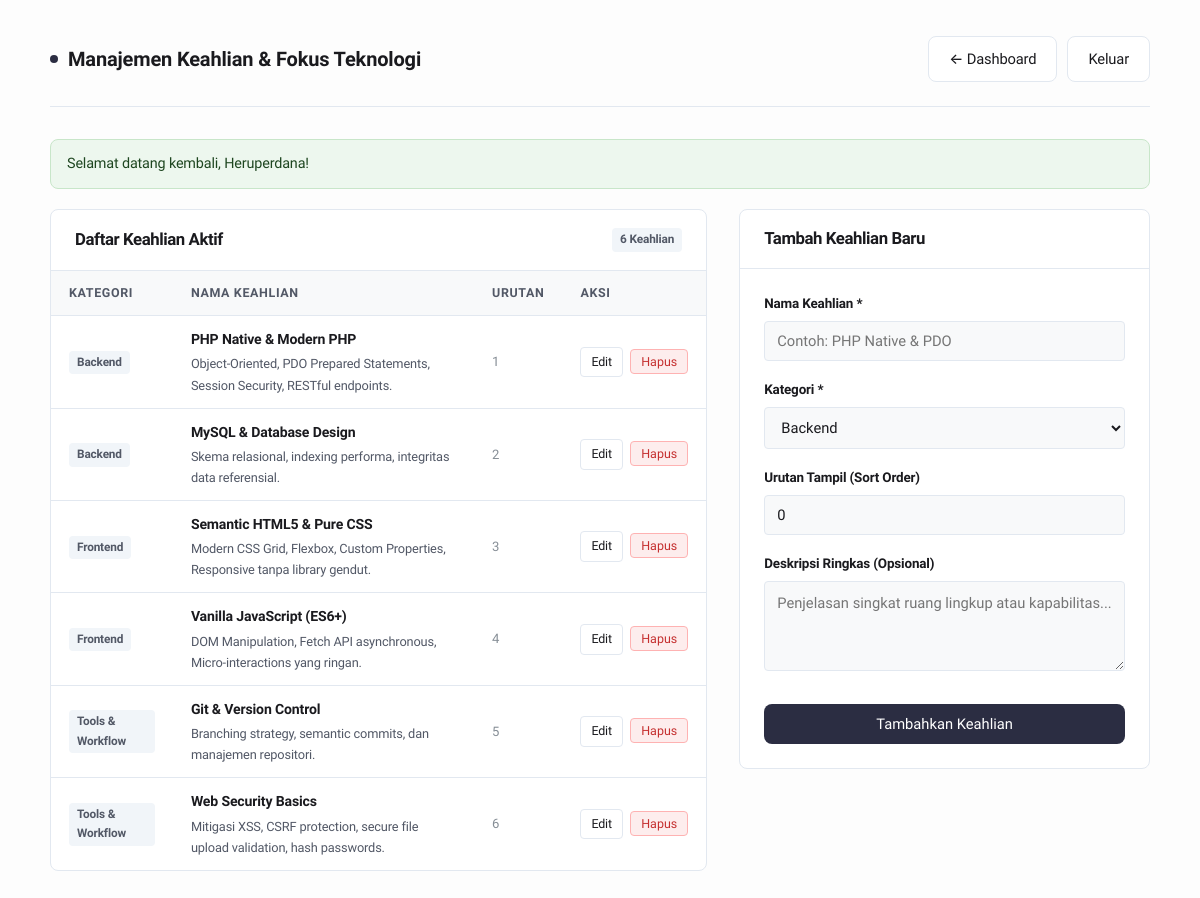
/admin/skills.php (signed in), run on the app's committed database.
### tables this page shows
CREATE TABLE `skills` (
  `id` INT UNSIGNED AUTO_INCREMENT PRIMARY KEY,
  `name` VARCHAR(80) NOT NULL,
  `category` VARCHAR(50) NOT NULL,  
  `description` VARCHAR(255) DEFAULT NULL,
  `sort_order` INT NOT NULL DEFAULT 0,
  INDEX `idx_skills_category` (`category`, `sort_order` ASC)
);

### includes/functions.php (called while the page is built, shortened)
<?php
function e(mixed $value): string
{
    return htmlspecialchars((string) $value, ENT_QUOTES | ENT_SUBSTITUTE, 'UTF-8');
}
function get_flash(): ?array
{
    if (isset($_SESSION['flash'])) {
        $flash = $_SESSION['flash'];
        return $flash;
    }
    return null;
}

### admin/skills.php (the view, shortened to what this page needs)
<?php
require_once __DIR__ . '/../includes/functions.php';
$pdo = getDB();
$editSkill = null;
try {
    $skillsStmt = $pdo->query('
        SELECT * FROM `skills`
        ORDER BY `category` ASC, `sort_order` ASC, `id` ASC
    ');
    $skills = $skillsStmt->fetchAll();
} catch (PDOException $e) {
    error_log('[FETCH SKILLS ADMIN ERROR] ' . $e->getMessage());
    $skills = [];
}
$flash = get_flash();
?>
<!DOCTYPE html>
<html lang="id">
<head>
    <link rel="stylesheet" href="../public/css/style.css">
</head>
<body>
    <div class="container admin-layout">
        <header class="admin-nav">
            <div class="admin-nav-title">
                <span class="brand-dot"></span>
                <span>Manajemen Keahlian &amp; Fokus Teknologi</span>
            </div>
            <div style="display: flex; gap: 10px;">
                <a href="dashboard.php" class="btn btn-secondary">&larr; Dashboard</a>
                <a href="logout.php" class="btn btn-secondary">Keluar</a>
            </div>
        </header>
        <?php if ($flash): ?>
            <div class="alert alert-<?= ($flash['type'] === 'success') ? 'success' : 'error'; ?>">
                <?= e($flash['message']); ?>
            </div>
        <?php endif; ?>
        <div class="skills-grid-admin">
            <div class="card-box">
                <div class="card-header">
                    <h2 class="card-title">Daftar Keahlian Aktif</h2>
                    <span class="badge"><?= count($skills); ?> Keahlian</span>
                </div>
                <div class="table-responsive">
                    <table>
                        <thead>
                            <tr>
                                <th>Kategori</th>
                                <th>Nama Keahlian</th>
                                <th>Urutan</th>
                                <th>Aksi</th>
                            </tr>
                        </thead>
                        <tbody>
                            <?php if (!empty($skills)): ?>
                                <?php foreach ($skills as $s): ?>
                                    <tr>
                                        <td>
                                            <span class="badge"><?= e($s['category']); ?></span>
                                        </td>
                                        <td>
                                            <strong><?= e($s['name']); ?></strong>
                                            <?php if (!empty($s['description'])): ?>
                                                <div style="font-size: 0.8rem; color: var(--text-secondary); margin-top: 2px;">
                                                    <?= e($s['description']); ?>
                                                </div>
                                            <?php endif; ?>
                                        </td>
                                        <td style="color: var(--text-muted); font-size: 0.82rem;">
                                            <?= (int) $s['sort_order']; ?>
                                        </td>
                                        <td style="white-space: nowrap;">
                                            <a href="skills.php?edit=<?= (int)$s['id']; ?>" class="btn btn-secondary btn-sm" style="display: inline-block; margin-right: 4px;">
                                                Edit
                                            </a>
                                            <form action="skills.php" method="POST" onsubmit="return confirm('Hapus keahlian ini?');" style="display: inline;">
                                                <button type="submit" class="btn btn-danger btn-sm">Hapus</button>
                                            </form>
                                        </td>
                                    </tr>
                                <?php endforeach; ?>
                            <?php endif; ?>
                        </tbody>
                    </table>
                </div>
            </div>
            <div class="card-box">
                <div class="card-header">
                    <h2 class="card-title">
                        <?= $editSkill ? 'Ubah Keahlian' : 'Tambah Keahlian Baru'; ?>
                    </h2>
                </div>
                <div class="card-body">
                    <form action="skills.php" method="POST" novalidate>
                        <div class="form-group">
                            <label for="name" class="form-label">Nama Keahlian *</label>
                            <input type="text" id="name" name="name" class="form-control" placeholder="Contoh: PHP Native &amp; PDO" required value="<?= e($editSkill['name'] ?? ''); ?>">
                        </div>
                        <div class="form-group">
                            <label for="category" class="form-label">Kategori *</label>
                            <select id="category" name="category" class="form-control" required>
                                <option value="Backend" <?= (($editSkill['category'] ?? '') === 'Backend') ? 'selected' : ''; ?>>Backend</option>
                            </select>
                        </div>
                        <div class="form-group">
                            <label for="sort_order" class="form-label">Urutan Tampil (Sort Order)</label>
                            <input type="number" id="sort_order" name="sort_order" class="form-control" value="<?= (int) ($editSkill['sort_order'] ?? 0); ?>">
                        </div>
                        <div class="form-group">
                            <label for="description" class="form-label">Deskripsi Ringkas (Opsional)</label>
                            <textarea id="description" name="description" class="form-control" style="min-height: 90px;" placeholder="Penjelasan singkat ruang lingkup atau kapabilitas..."><?= e($editSkill['description'] ?? ''); ?></textarea>
                        </div>
                        <div style="display: flex; gap: 10px; margin-top: 24px;">
                            <button type="submit" class="btn btn-primary" style="flex: 1;">
                                <?= $editSkill ? 'Simpan Perubahan' : 'Tambahkan Keahlian'; ?>
                            </button>
                        </div>
                    </form>
                </div>
            </div>
        </div>
    </div>
</body>
</html>

### public/css/style.css (style rules this page uses)
:root { --bg-main: #fdfdfd; --bg-surface: #ffffff; --bg-subtle: #f8f9fa; --bg-muted: #f1f5f9; --text-primary: #1a1a1e; --text-secondary: #525866; --text-muted: #868e96; --border-soft: #e2e8f0; --border-hover: #cbd5e1; --accent: #2b2d42; --accent-hover: #1a1a1e; --accent-tint: #eef2f6; --state-success-bg: #edf7ee; --state-success-text: #1e4620; --state-success-border: #c8e6c9; --state-error-bg: #fdeded; --state-error-text: #5f2120; --state-error-border: #ffcdd2; --font-sans: "Plus Jakarta Sans", -apple-system, BlinkMacSystemFont, "Segoe UI", Roboto, sans-serif; --font-mono: ui-monospace, "SFMono-Regular", Consolas, monospace; --max-width: 1100px; --radius-sm: 4px; --radius-md: 8px; --radius-lg: 12px; --transition: 0.2s ease; }
*, *::before, *::after { box-sizing: border-box; margin: 0; padding: 0; }
html { scroll-behavior: smooth; font-size: 16px; -webkit-font-smoothing: antialiased; -moz-osx-font-smoothing: grayscale; overflow-x: hidden; }
body { background-color: var(--bg-main); color: var(--text-primary); font-family: var(--font-sans); line-height: 1.65; letter-spacing: -0.01em; overflow-x: hidden; width: 100%; min-height: 100vh; }
a { color: inherit; text-decoration: none; transition: color var(--transition); }
button, input, textarea, select { font-family: inherit; font-size: inherit; }
h2 { font-size: clamp(1.45rem, 3.8vw, 2rem); line-height: 1.28; letter-spacing: -0.025em; font-weight: 600; word-break: normal; overflow-wrap: break-word; }
.container { width: 100%; max-width: var(--max-width); margin: 0 auto; padding: 0 1.25rem; }
.brand-dot { width: 8px; height: 8px; border-radius: 50%; background-color: var(--accent); flex-shrink: 0; }
.btn { display: inline-flex; align-items: center; justify-content: center; gap: 8px; font-size: 0.92rem; font-weight: 500; padding: 10px 20px; border-radius: var(--radius-md); cursor: pointer; transition: all var(--transition); border: 1px solid transparent; text-align: center; white-space: nowrap; }
.btn-primary { background-color: var(--accent); color: #ffffff; }
.btn-secondary { background-color: var(--bg-surface); color: var(--text-primary); border-color: var(--border-soft); }
.alert { padding: 12px 16px; border-radius: var(--radius-md); font-size: 0.9rem; margin-bottom: 20px; display: flex; align-items: center; gap: 10px; }
.alert-success { background-color: var(--state-success-bg); color: var(--state-success-text); border: 1px solid var(--state-success-border); }
.form-group { margin-bottom: 18px; }
.form-label { display: block; font-size: 0.84rem; font-weight: 600; color: var(--text-primary); margin-bottom: 6px; }
.form-control { width: 100%; padding: 10px 12px; font-size: 0.92rem; color: var(--text-primary); background-color: var(--bg-subtle); border: 1px solid var(--border-soft); border-radius: var(--radius-sm); transition: all var(--transition); outline: none; }
textarea.form-control { resize: vertical; min-height: 120px; line-height: 1.6; }

### data on the page
skills: category "Backend", name "PHP Native & Modern PHP", description "Object-Oriented, PDO Prepared Statements, Session Security, RESTful endpoints.", sort_order "1"
skills: category "Backend", name "MySQL & Database Design", description "Skema relasional, indexing performa, integritas data referensial.", sort_order "2"
skills: category "Frontend", name "Semantic HTML5 & Pure CSS", description "Modern CSS Grid, Flexbox, Custom Properties, Responsive tanpa library gendut.", sort_order "3"
skills: category "Frontend", name "Vanilla JavaScript (ES6+)", description "DOM Manipulation, Fetch API asynchronous, Micro-interactions yang ringan.", sort_order "4"
skills: category "Tools & Workflow", name "Git & Version Control", description "Branching strategy, semantic commits, dan manajemen repositori.", sort_order "5"
skills: category "Tools & Workflow", name "Web Security Basics", description "Mitigasi XSS, CSRF protection, secure file upload validation, hash passwords.", sort_order "6"

### other printed values
$flash['message'] "Selamat datang kembali, Heruperdana!"
count($skills) "6"
